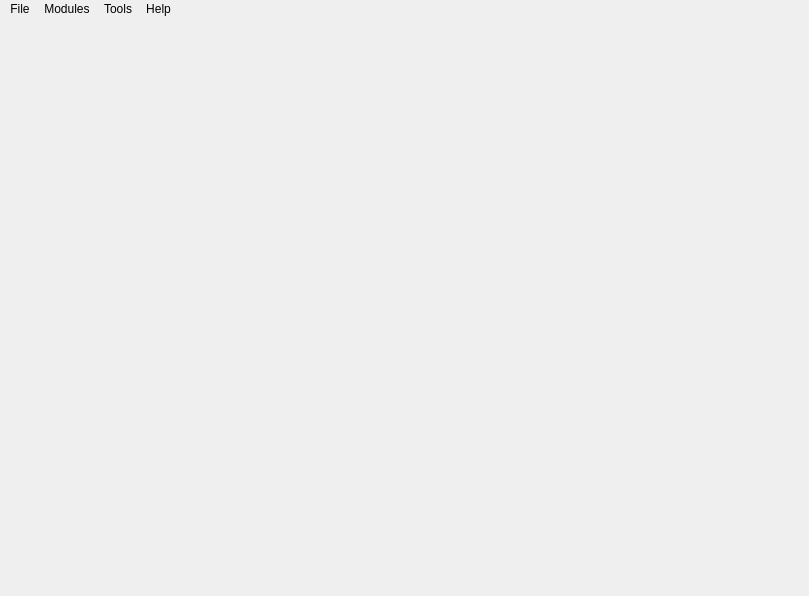
<?xml version="1.0" encoding="UTF-8"?>
<ui version="4.0">
 <class>MainWindow</class>
 <widget class="QMainWindow" name="MainWindow">
  <property name="geometry">
   <rect>
    <x>0</x>
    <y>0</y>
    <width>809</width>
    <height>581</height>
   </rect>
  </property>
  <property name="sizePolicy">
   <sizepolicy hsizetype="Expanding" vsizetype="Expanding">
    <horstretch>0</horstretch>
    <verstretch>0</verstretch>
   </sizepolicy>
  </property>
  <property name="palette">
   <palette>
    <active>
     <colorrole role="WindowText">
      <brush brushstyle="SolidPattern">
       <color alpha="255">
        <red>255</red>
        <green>255</green>
        <blue>255</blue>
       </color>
      </brush>
     </colorrole>
     <colorrole role="Text">
      <brush brushstyle="SolidPattern">
       <color alpha="255">
        <red>255</red>
        <green>255</green>
        <blue>255</blue>
       </color>
      </brush>
     </colorrole>
     <colorrole role="ButtonText">
      <brush brushstyle="SolidPattern">
       <color alpha="255">
        <red>255</red>
        <green>255</green>
        <blue>255</blue>
       </color>
      </brush>
     </colorrole>
    </active>
    <inactive>
     <colorrole role="WindowText">
      <brush brushstyle="SolidPattern">
       <color alpha="255">
        <red>255</red>
        <green>255</green>
        <blue>255</blue>
       </color>
      </brush>
     </colorrole>
     <colorrole role="Text">
      <brush brushstyle="SolidPattern">
       <color alpha="255">
        <red>255</red>
        <green>255</green>
        <blue>255</blue>
       </color>
      </brush>
     </colorrole>
     <colorrole role="ButtonText">
      <brush brushstyle="SolidPattern">
       <color alpha="255">
        <red>255</red>
        <green>255</green>
        <blue>255</blue>
       </color>
      </brush>
     </colorrole>
    </inactive>
    <disabled>
     <colorrole role="WindowText">
      <brush brushstyle="SolidPattern">
       <color alpha="255">
        <red>255</red>
        <green>255</green>
        <blue>255</blue>
       </color>
      </brush>
     </colorrole>
     <colorrole role="Text">
      <brush brushstyle="SolidPattern">
       <color alpha="255">
        <red>255</red>
        <green>255</green>
        <blue>255</blue>
       </color>
      </brush>
     </colorrole>
     <colorrole role="ButtonText">
      <brush brushstyle="SolidPattern">
       <color alpha="255">
        <red>255</red>
        <green>255</green>
        <blue>255</blue>
       </color>
      </brush>
     </colorrole>
    </disabled>
   </palette>
  </property>
  <property name="windowTitle">
   <string>PopEye</string>
  </property>
  <property name="windowIcon">
   <iconset>
    <normaloff>../Icons/icono.png</normaloff>../Icons/icono.png</iconset>
  </property>
  <property name="styleSheet">
   <string notr="true">border-style: none;
background-position: top right;

</string>
  </property>
  <property name="iconSize">
   <size>
    <width>64</width>
    <height>64</height>
   </size>
  </property>
  <property name="toolButtonStyle">
   <enum>Qt::ToolButtonIconOnly</enum>
  </property>
  <widget class="QWidget" name="centralwidget">
   <property name="sizePolicy">
    <sizepolicy hsizetype="Expanding" vsizetype="Expanding">
     <horstretch>0</horstretch>
     <verstretch>0</verstretch>
    </sizepolicy>
   </property>
   <property name="minimumSize">
    <size>
     <width>809</width>
     <height>555</height>
    </size>
   </property>
   <layout class="QGridLayout" name="gridLayout">
    <item row="0" column="0">
     <widget class="QGraphicsView" name="graphicsView">
      <property name="palette">
       <palette>
        <active>
         <colorrole role="WindowText">
          <brush brushstyle="SolidPattern">
           <color alpha="255">
            <red>255</red>
            <green>255</green>
            <blue>255</blue>
           </color>
          </brush>
         </colorrole>
         <colorrole role="Button">
          <brush brushstyle="SolidPattern">
           <color alpha="0">
            <red>0</red>
            <green>0</green>
            <blue>0</blue>
           </color>
          </brush>
         </colorrole>
         <colorrole role="Text">
          <brush brushstyle="SolidPattern">
           <color alpha="255">
            <red>255</red>
            <green>255</green>
            <blue>255</blue>
           </color>
          </brush>
         </colorrole>
         <colorrole role="ButtonText">
          <brush brushstyle="SolidPattern">
           <color alpha="255">
            <red>255</red>
            <green>255</green>
            <blue>255</blue>
           </color>
          </brush>
         </colorrole>
         <colorrole role="Base">
          <brush brushstyle="NoBrush">
           <color alpha="255">
            <red>0</red>
            <green>0</green>
            <blue>0</blue>
           </color>
          </brush>
         </colorrole>
         <colorrole role="Window">
          <brush brushstyle="SolidPattern">
           <color alpha="0">
            <red>0</red>
            <green>0</green>
            <blue>0</blue>
           </color>
          </brush>
         </colorrole>
        </active>
        <inactive>
         <colorrole role="WindowText">
          <brush brushstyle="SolidPattern">
           <color alpha="255">
            <red>255</red>
            <green>255</green>
            <blue>255</blue>
           </color>
          </brush>
         </colorrole>
         <colorrole role="Button">
          <brush brushstyle="SolidPattern">
           <color alpha="0">
            <red>0</red>
            <green>0</green>
            <blue>0</blue>
           </color>
          </brush>
         </colorrole>
         <colorrole role="Text">
          <brush brushstyle="SolidPattern">
           <color alpha="255">
            <red>255</red>
            <green>255</green>
            <blue>255</blue>
           </color>
          </brush>
         </colorrole>
         <colorrole role="ButtonText">
          <brush brushstyle="SolidPattern">
           <color alpha="255">
            <red>255</red>
            <green>255</green>
            <blue>255</blue>
           </color>
          </brush>
         </colorrole>
         <colorrole role="Base">
          <brush brushstyle="NoBrush">
           <color alpha="255">
            <red>0</red>
            <green>0</green>
            <blue>0</blue>
           </color>
          </brush>
         </colorrole>
         <colorrole role="Window">
          <brush brushstyle="SolidPattern">
           <color alpha="0">
            <red>0</red>
            <green>0</green>
            <blue>0</blue>
           </color>
          </brush>
         </colorrole>
        </inactive>
        <disabled>
         <colorrole role="WindowText">
          <brush brushstyle="SolidPattern">
           <color alpha="255">
            <red>255</red>
            <green>255</green>
            <blue>255</blue>
           </color>
          </brush>
         </colorrole>
         <colorrole role="Button">
          <brush brushstyle="SolidPattern">
           <color alpha="0">
            <red>0</red>
            <green>0</green>
            <blue>0</blue>
           </color>
          </brush>
         </colorrole>
         <colorrole role="Text">
          <brush brushstyle="SolidPattern">
           <color alpha="255">
            <red>255</red>
            <green>255</green>
            <blue>255</blue>
           </color>
          </brush>
         </colorrole>
         <colorrole role="ButtonText">
          <brush brushstyle="SolidPattern">
           <color alpha="255">
            <red>255</red>
            <green>255</green>
            <blue>255</blue>
           </color>
          </brush>
         </colorrole>
         <colorrole role="Base">
          <brush brushstyle="NoBrush">
           <color alpha="255">
            <red>0</red>
            <green>0</green>
            <blue>0</blue>
           </color>
          </brush>
         </colorrole>
         <colorrole role="Window">
          <brush brushstyle="SolidPattern">
           <color alpha="0">
            <red>0</red>
            <green>0</green>
            <blue>0</blue>
           </color>
          </brush>
         </colorrole>
        </disabled>
       </palette>
      </property>
      <property name="styleSheet">
       <string notr="true">background: transparent; border: transparent</string>
      </property>
      <property name="backgroundBrush">
       <brush brushstyle="SolidPattern">
        <color alpha="255">
         <red>0</red>
         <green>0</green>
         <blue>0</blue>
        </color>
       </brush>
      </property>
     </widget>
    </item>
    <item row="1" column="0">
     <widget class="QGroupBox" name="groupBox">
      <property name="whatsThis">
       <string extracomment="Cargar Imagenes ..."/>
      </property>
      <property name="title">
       <string/>
      </property>
      <layout class="QHBoxLayout" name="horizontalLayout">
       <item>
        <widget class="QPushButton" name="pushButton">
         <property name="toolTip">
          <string extracomment="Agregar Imagenes ...">Agregar Imagenes ...</string>
         </property>
         <property name="text">
          <string/>
         </property>
         <property name="icon">
          <iconset>
           <normalon>../Icons/images.png</normalon>
          </iconset>
         </property>
         <property name="iconSize">
          <size>
           <width>64</width>
           <height>64</height>
          </size>
         </property>
        </widget>
       </item>
       <item>
        <widget class="QPushButton" name="pushButton_2">
         <property name="toolTip">
          <string>Preferencias de Extracción de Landmarks ...</string>
         </property>
         <property name="text">
          <string/>
         </property>
         <property name="icon">
          <iconset>
           <normalon>../Icons/preferences.png</normalon>
          </iconset>
         </property>
         <property name="iconSize">
          <size>
           <width>64</width>
           <height>64</height>
          </size>
         </property>
        </widget>
       </item>
       <item>
        <widget class="QPushButton" name="pushButton_3">
         <property name="toolTip">
          <string>Extraer Landmarks ...</string>
         </property>
         <property name="text">
          <string/>
         </property>
         <property name="icon">
          <iconset>
           <normalon>../Icons/run.png</normalon>
          </iconset>
         </property>
         <property name="iconSize">
          <size>
           <width>64</width>
           <height>64</height>
          </size>
         </property>
        </widget>
       </item>
       <item>
        <widget class="QPushButton" name="pushButton_4">
         <property name="toolTip">
          <string>Guardar Resultados ...</string>
         </property>
         <property name="text">
          <string/>
         </property>
         <property name="icon">
          <iconset>
           <normalon>../Icons/others.png</normalon>
          </iconset>
         </property>
         <property name="iconSize">
          <size>
           <width>64</width>
           <height>64</height>
          </size>
         </property>
        </widget>
       </item>
       <item>
        <spacer name="horizontalSpacer">
         <property name="orientation">
          <enum>Qt::Horizontal</enum>
         </property>
         <property name="sizeHint" stdset="0">
          <size>
           <width>326</width>
           <height>20</height>
          </size>
         </property>
        </spacer>
       </item>
       <item>
        <widget class="QPushButton" name="pushButton_6">
         <property name="toolTip">
          <string>Información ...</string>
         </property>
         <property name="text">
          <string/>
         </property>
         <property name="icon">
          <iconset>
           <normalon>../Icons/info.png</normalon>
          </iconset>
         </property>
         <property name="iconSize">
          <size>
           <width>64</width>
           <height>64</height>
          </size>
         </property>
        </widget>
       </item>
       <item>
        <widget class="QPushButton" name="pushButton_5">
         <property name="toolTip">
          <string>Salir ...</string>
         </property>
         <property name="text">
          <string/>
         </property>
         <property name="icon">
          <iconset>
           <normalon>../Icons/exit.png</normalon>
          </iconset>
         </property>
         <property name="iconSize">
          <size>
           <width>64</width>
           <height>64</height>
          </size>
         </property>
        </widget>
       </item>
      </layout>
     </widget>
    </item>
   </layout>
  </widget>
  <widget class="QStatusBar" name="statusbar">
   <property name="sizePolicy">
    <sizepolicy hsizetype="Expanding" vsizetype="Expanding">
     <horstretch>0</horstretch>
     <verstretch>0</verstretch>
    </sizepolicy>
   </property>
  </widget>
  <widget class="QMenuBar" name="menuBar">
   <property name="geometry">
    <rect>
     <x>0</x>
     <y>0</y>
     <width>809</width>
     <height>22</height>
    </rect>
   </property>
   <widget class="QMenu" name="menuFile">
    <property name="title">
     <string>File</string>
    </property>
    <widget class="QMenu" name="menuLoad_Images">
     <property name="title">
      <string>Load Images</string>
     </property>
     <addaction name="actionBatch_Mode"/>
     <addaction name="actionInteractive_Mode"/>
    </widget>
    <widget class="QMenu" name="menuExport_to">
     <property name="title">
      <string>Export to ..</string>
     </property>
     <addaction name="actionTPS_file"/>
     <addaction name="actionMorphoJ_file"/>
     <addaction name="actionCSV"/>
     <addaction name="actionXls"/>
     <addaction name="actionTxt"/>
    </widget>
    <addaction name="actionNew_Project"/>
    <addaction name="actionLoad_Project"/>
    <addaction name="actionSave_Project"/>
    <addaction name="separator"/>
    <addaction name="menuLoad_Images"/>
    <addaction name="menuExport_to"/>
   </widget>
   <widget class="QMenu" name="menuModules">
    <property name="title">
     <string>Modules</string>
    </property>
    <addaction name="actionAge_Estimation"/>
    <addaction name="actionSex_Estimation"/>
    <addaction name="actionEye_Color_Estimation"/>
    <addaction name="actionSkin_Color_Estimation"/>
   </widget>
   <widget class="QMenu" name="menuTools">
    <property name="title">
     <string>Tools</string>
    </property>
    <addaction name="actionManual_Landmarking"/>
    <addaction name="actionReport_Generation"/>
    <addaction name="actionLandmark_Configuration"/>
    <addaction name="action3D_Reconstruction"/>
   </widget>
   <widget class="QMenu" name="menuHelp">
    <property name="title">
     <string>Help</string>
    </property>
    <addaction name="actionAbout"/>
    <addaction name="actionDocumentation"/>
   </widget>
   <addaction name="menuFile"/>
   <addaction name="menuModules"/>
   <addaction name="menuTools"/>
   <addaction name="menuHelp"/>
  </widget>
  <action name="actionNew_Project">
   <property name="text">
    <string>New Project</string>
   </property>
  </action>
  <action name="actionLoad_Project">
   <property name="text">
    <string>Load Project</string>
   </property>
  </action>
  <action name="actionSave_Project">
   <property name="text">
    <string>Save Project</string>
   </property>
  </action>
  <action name="actionBatch_Mode">
   <property name="text">
    <string>Batch Mode</string>
   </property>
  </action>
  <action name="actionInteractive_Mode">
   <property name="text">
    <string>Interactive Mode</string>
   </property>
  </action>
  <action name="actionTPS_file">
   <property name="text">
    <string>TPS file</string>
   </property>
  </action>
  <action name="actionMorphoJ_file">
   <property name="text">
    <string>MorphoJ file</string>
   </property>
  </action>
  <action name="actionCSV">
   <property name="text">
    <string>CVS</string>
   </property>
  </action>
  <action name="actionXls">
   <property name="text">
    <string>XLS</string>
   </property>
  </action>
  <action name="actionTxt">
   <property name="text">
    <string>TXT</string>
   </property>
  </action>
  <action name="actionAge_Estimation">
   <property name="text">
    <string>Age Estimation</string>
   </property>
  </action>
  <action name="actionSex_Estimation">
   <property name="text">
    <string>Sex Estimation</string>
   </property>
  </action>
  <action name="actionEye_Color_Estimation">
   <property name="text">
    <string>Eye Color Estimation</string>
   </property>
  </action>
  <action name="actionSkin_Color_Estimation">
   <property name="text">
    <string>Skin Color Estimation</string>
   </property>
  </action>
  <action name="actionManual_Landmarking">
   <property name="text">
    <string>Manual Landmarking</string>
   </property>
  </action>
  <action name="actionReport_Generation">
   <property name="text">
    <string>Report Generation</string>
   </property>
  </action>
  <action name="actionLandmark_Configuration">
   <property name="text">
    <string>Landmark Configuration</string>
   </property>
  </action>
  <action name="action3D_Reconstruction">
   <property name="text">
    <string>3D Reconstruction</string>
   </property>
  </action>
  <action name="actionAbout">
   <property name="text">
    <string>About</string>
   </property>
  </action>
  <action name="actionDocumentation">
   <property name="text">
    <string>Documentation</string>
   </property>
  </action>
 </widget>
 <resources/>
 <connections/>
</ui>
